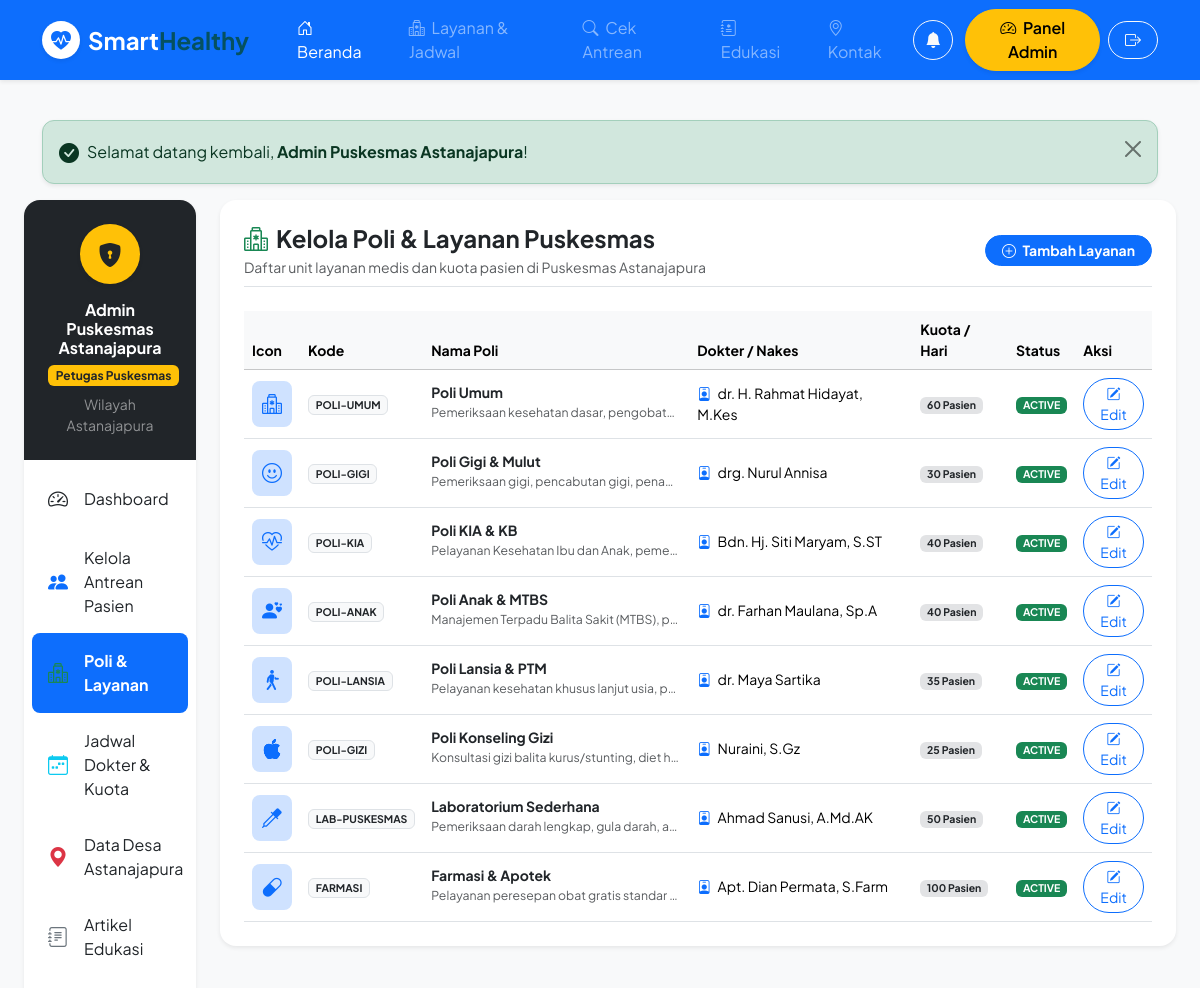
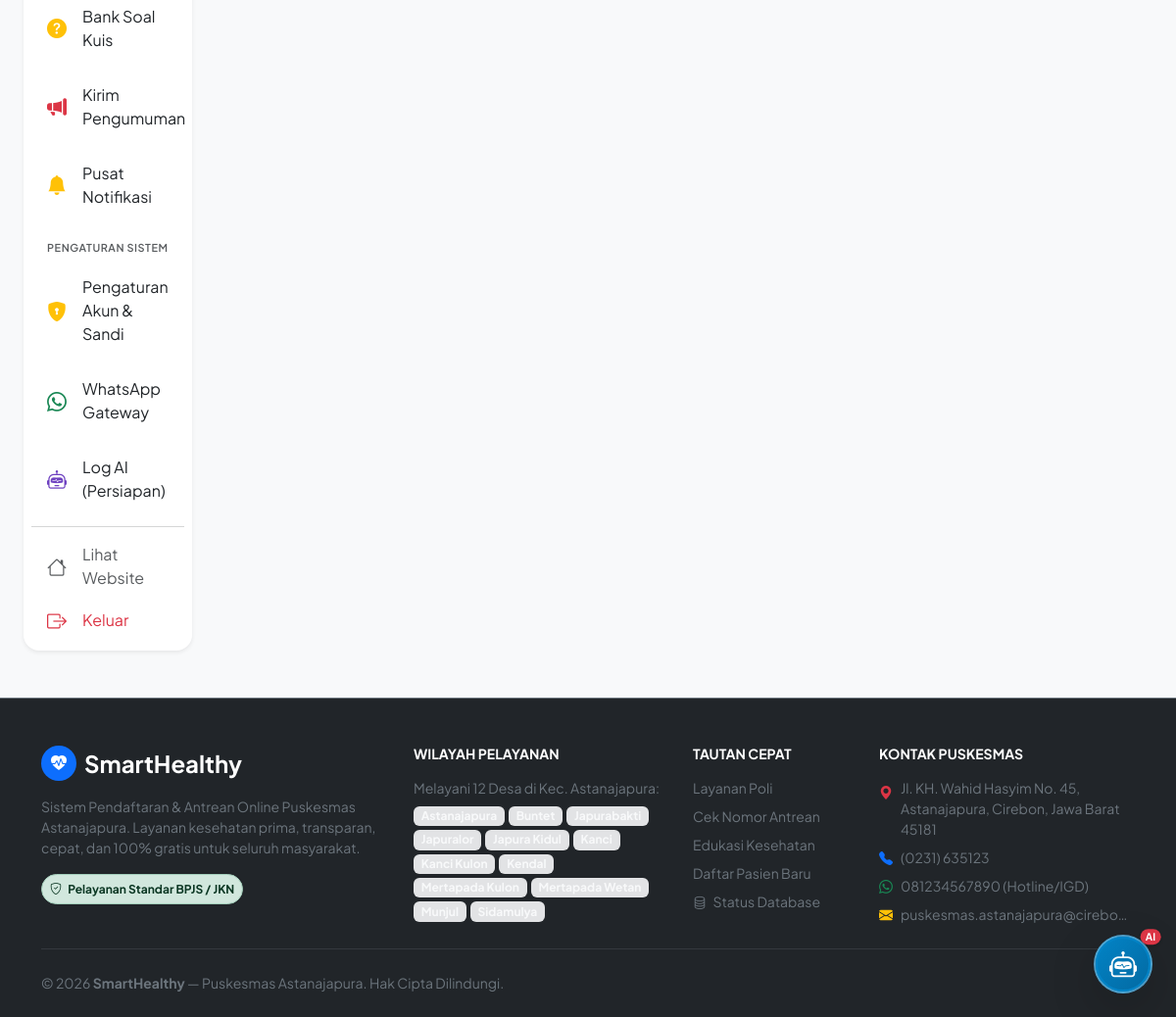
Screenshot of /admin/layanan (signed in) with the database file from the repository (2 pictures, top to bottom).
### tables this page shows
CREATE TABLE `health_services` (
  `id` int(10) unsigned NOT NULL AUTO_INCREMENT,
  `code` varchar(20) NOT NULL,
  `name` varchar(100) NOT NULL,
  `description` text DEFAULT NULL,
  `doctor_name` varchar(150) DEFAULT NULL,
  `quota_daily` int(11) NOT NULL DEFAULT 50,
  `icon` varchar(50) NOT NULL DEFAULT 'bi-heart-pulse',
  `status` enum('active','inactive') NOT NULL DEFAULT 'active',
  `created_at` timestamp NOT NULL DEFAULT current_timestamp(),
  `updated_at` timestamp NOT NULL DEFAULT current_timestamp() ON UPDATE current_timestamp(),
  PRIMARY KEY (`id`),
  UNIQUE KEY `code` (`code`)
);

### app/Core/Controller.php (called while the page is built, shortened)
<?php
abstract class Controller
{
    protected function render(string $view, array $data = [], string $layout = 'layouts/main'): void
    {
        extract($data);
        $viewPath = dirname(__DIR__) . "/Views/{$view}.php";
        require $viewPath;
    }
}

### app/Controllers/AdminController.php (called while the page is built, shortened)
<?php
class AdminController extends Controller
{
    public function services(): void
    {
        $serviceModel = new HealthService();
        $services = $serviceModel->all('id ASC');
        $this->render('admin/services', [
            'pageTitle' => 'Kelola Layanan Poli - Admin',
            'services'  => $services,
        ], 'layouts/admin');
    }
}

### public/index.php (called while the page is built, shortened)
<?php
spl_autoload_register(function ($class) {
    $prefix = 'App\\';
    $baseDir = ROOT_PATH . '/app/';
    $len = strlen($prefix);
    $relativeClass = substr($class, $len);
    $file = $baseDir . str_replace('\\', '/', $relativeClass) . '.php';
});
$app = new App();
$app->run();

### index.php (called while the page is built)
<?php
require_once __DIR__ . '/public/index.php';

### app/Core/Env.php (called while the page is built, shortened)
<?php
class Env
{
    public static function get(string $key, mixed $default = null): mixed
    {
        $value = getenv($key);
        return $value;
    }
}

### app/Config/Database.php (called while the page is built, shortened)
<?php
class Database
{
    public static function config(): array
    {
        return [
            'driver'   => Env::get('DB_CONNECTION', 'mysql'),
            'host'     => Env::get('DB_HOST', '127.0.0.1'),
            'port'     => Env::get('DB_PORT', '3306'),
            'database' => Env::get('DB_DATABASE', 'smarthealthy'),
            'username' => Env::get('DB_USERNAME', 'root'),
            'password' => Env::get('DB_PASSWORD', ''),
            'charset'  => 'utf8mb4',
            'options'  => [
                \PDO::ATTR_ERRMODE            => \PDO::ERRMODE_EXCEPTION,
                \PDO::ATTR_DEFAULT_FETCH_MODE => \PDO::FETCH_ASSOC,
                \PDO::ATTR_EMULATE_PREPARES   => false,
            ]
        ];
    }
}

### app/Core/Database.php (called while the page is built, shortened)
<?php
class Database
{
    private static ?PDO $instance = null;
    public static function getConnection(): PDO
    {
        if (self::$instance === null) {
            $config = DbConfig::config();
            $dsn = "{$config['driver']}:host={$config['host']};port={$config['port']};dbname={$config['database']};charset={$config['charset']}";
            try {
                self::$instance = new PDO($dsn, $config['username'], $config['password'], $config['options']);
            } catch (PDOException $e) {
                throw new PDOException("Gagal terhubung ke database `{$config['database']}` di {$config['host']}:{$config['port']}. Pastikan MySQL sudah berjalan di XAMPP dan database telah dibuat via migration. Error: " . $e->getMessage());
            }
        }
        return self::$instance;
    }
}

### app/Core/Model.php (called while the page is built, shortened)
<?php
abstract class Model
{
    protected string $table = '';
    protected ?PDO $db = null;
    public function __construct()
    {
        $this->db = Database::getConnection();
    }
    public function all(string $orderBy = 'id DESC'): array
    {
        $stmt = $this->db->query("SELECT * FROM `{$this->table}` ORDER BY {$orderBy}");
        return $stmt->fetchAll();
    }
}

### app/Core/Session.php (called while the page is built, shortened)
<?php
class Session
{
    public static function get(string $key, mixed $default = null): mixed
    {
        return $_SESSION[$key] ?? $default;
    }
    public static function has(string $key): bool
    {
        return isset($_SESSION[$key]);
    }
}

### app/Core/Auth.php (called while the page is built, shortened)
<?php
class Auth
{
    public static function check(): bool
    {
        return Session::has('user_id');
    }
    public static function role(): ?string
    {
        return Session::get('user_role');
    }
    public static function isAdmin(): bool
    {
        return self::check() && self::role() === 'admin';
    }
}

### app/Views/admin/services.php (the view, shortened to what this page needs)
<div class="card border-0 shadow-sm rounded-4 bg-white p-4">
    <div class="d-flex justify-content-between align-items-center mb-4 pb-2 border-bottom flex-wrap gap-2">
        <div>
            <h4 class="fw-bold text-dark mb-1"><i class="bi bi-hospital text-success me-2"></i>Kelola Poli & Layanan Puskesmas</h4>
            <p class="text-muted small mb-0">Daftar unit layanan medis dan kuota pasien di Puskesmas Astanajapura</p>
        </div>
        <button class="btn btn-primary rounded-pill btn-sm px-3 fw-bold" data-bs-toggle="modal" data-bs-target="#modalAddService">
            <i class="bi bi-plus-circle me-1"></i> Tambah Layanan
        </button>
    </div>
    <div class="table-responsive">
        <table class="table table-hover align-middle small mb-0">
            <thead class="table-light">
                <tr>
                    <th>Icon</th>
                    <th>Kode</th>
                    <th>Nama Poli</th>
                    <th>Dokter / Nakes</th>
                    <th>Kuota / Hari</th>
                    <th>Status</th>
                    <th>Aksi</th>
                </tr>
            </thead>
            <tbody>
                <?php foreach ($services as $srv): ?>
                    <tr>
                        <td>
                            <div class="bg-primary-subtle text-primary p-2 rounded-3 text-center fs-5" style="width: 40px;">
                                <i class="bi <?= $srv['icon'] ?? 'bi-hospital' ?>"></i>
                            </div>
                        </td>
                        <td><span class="badge bg-light text-dark border"><?= htmlspecialchars($srv['code']) ?></span></td>
                        <td>
                            <strong class="text-dark d-block"><?= htmlspecialchars($srv['name']) ?></strong>
                            <small class="text-muted text-truncate d-inline-block" style="max-width: 250px;"><?= htmlspecialchars($srv['description'] ?? '') ?></small>
                        </td>
                        <td><i class="bi bi-person-badge text-primary me-1"></i> <?= htmlspecialchars($srv['doctor_name'] ?? '-') ?></td>
                        <td><span class="badge bg-secondary-subtle text-dark"><?= $srv['quota_daily'] ?> Pasien</span></td>
                        <td>
                            <span class="badge <?= ($srv['status'] === 'active') ? 'bg-success' : 'bg-secondary' ?> text-uppercase">
                                <?= $srv['status'] ?>
                            </span>
                        </td>
                        <td>
                            <button class="btn btn-sm btn-outline-primary rounded-pill" data-bs-toggle="modal" data-bs-target="#modalEditService<?= $srv['id'] ?>">
                                <i class="bi bi-pencil-square"></i> Edit
                            </button>
                        </td>
                    </tr>
                <?php endforeach; ?>
            </tbody>
        </table>
    </div>
</div>

### app/Core/App.php (shortened to what this page needs)
<?php
class App
{
    private static array $routes = [];
    private static function addRoute(string $method, string $path, array|callable $handler): void
    {
        $path = '/' . trim($path, '/');
        self::$routes[] = [
            'method'  => strtoupper($method),
            'path'    => $path,
            'handler' => $handler,
        ];
    }
    public function run(): void
    {
        $requestMethod = $_SERVER['REQUEST_METHOD'] ?? 'GET';
        $requestUri = $this->parseUri();
        foreach (self::$routes as $route) {
            if ($route['method'] !== $requestMethod && $route['method'] !== 'ANY') {
                continue;
            }
            $pattern = $this->convertRouteToRegex($route['path']);
            if (preg_match($pattern, $requestUri, $matches)) {
                array_shift($matches);
                $handler = $route['handler'];
                if (is_array($handler) && count($handler) === 2) {
                    [$controllerClass, $action] = $handler;
                    if (class_exists($controllerClass)) {
                        $controller = new $controllerClass();
                        if (method_exists($controller, $action)) {
                            call_user_func_array([$controller, $action], $matches);
                            return;
                        }
                    }
                }
            }
        }
    }
    private function parseUri(): string
    {
        $uri = $_SERVER['REQUEST_URI'] ?? '/';
        $scriptName = $_SERVER['SCRIPT_NAME'] ?? '';
        $baseDir = dirname($scriptName);
        $baseDir = str_replace('\\', '/', $baseDir);
        if ($baseDir !== '/' && str_starts_with($uri, $baseDir)) {
            $uri = substr($uri, strlen($baseDir));
        }
        $parentDir = dirname($baseDir);
        $uri = '/' . trim($uri, '/');
        return $uri;
    }
    private function convertRouteToRegex(string $routePath): string
    {
        $pattern = preg_replace('/\{([a-zA-Z0-9_]+)\}/', '([^/]+)', $routePath);
        return '#^' . $pattern . '$#';
    }
}

### public/css/app.css (style rules this page uses)
:root { --primary-color: #0d6efd; --primary-dark: #0a58ca; --primary-light: #e7f1ff; --secondary-teal: #0ea5e9; --health-green: #10b981; --warm-accent: #f59e0b; --dark-navy: #0f172a; --card-bg: #ffffff; --border-color: #e2e8f0; --font-family: 'Plus Jakarta Sans', system-ui, -apple-system, sans-serif; }
body { font-family: var(--font-family); color: #334155; background-color: #f8fafc; -webkit-font-smoothing: antialiased; }

### rows the page displays
health_services: code "POLI-UMUM", name "Poli Umum", description "Pemeriksaan kesehatan dasar, pengobat…", doctor_name "dr. H. Rahmat Hidayat, M.Kes", quota_daily "60", status "ACTIVE"
health_services: code "POLI-GIGI", name "Poli Gigi & Mulut", description "Pemeriksaan gigi, pencabutan gigi, pena…", doctor_name "drg. Nurul Annisa", quota_daily "30", status "ACTIVE"
health_services: code "POLI-KIA", name "Poli KIA & KB", description "Pelayanan Kesehatan Ibu dan Anak, peme…", doctor_name "Bdn. Hj. Siti Maryam, S.ST", quota_daily "40", status "ACTIVE"
health_services: code "POLI-ANAK", name "Poli Anak & MTBS", description "Manajemen Terpadu Balita Sakit (MTBS), p…", doctor_name "dr. Farhan Maulana, Sp.A", quota_daily "40", status "ACTIVE"
health_services: code "POLI-LANSIA", name "Poli Lansia & PTM", description "Pelayanan kesehatan khusus lanjut usia, p…", doctor_name "dr. Maya Sartika", quota_daily "35", status "ACTIVE"
health_services: code "POLI-GIZI", name "Poli Konseling Gizi", description "Konsultasi gizi balita kurus/stunting, diet h…", doctor_name "Nuraini, S.Gz", quota_daily "25", status "ACTIVE"
health_services: code "LAB-PUSKESMAS", name "Laboratorium Sederhana", description "Pemeriksaan darah lengkap, gula darah, a…", doctor_name "Ahmad Sanusi, A.Md.AK", quota_daily "50", status "ACTIVE"
health_services: code "FARMASI", name "Farmasi & Apotek", description "Pelayanan peresepan obat gratis standar…", doctor_name "Apt. Dian Permata, S.Farm", quota_daily "100", status "ACTIVE"

### other values shown
$msg "Selamat datang kembali, Admin Puskesmas Astanajapura !"
